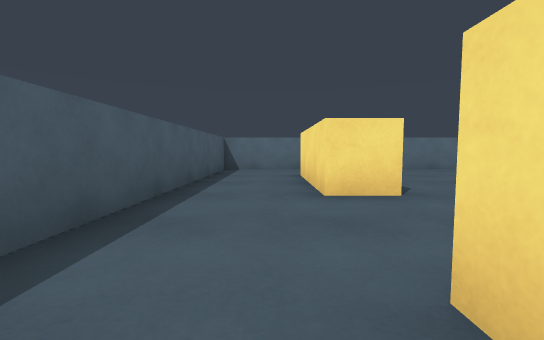
[1] (above)

19 first-person views from a walk through a scene from a Unity 3-D project. The camera is 0.58 m above the floor, tilts 4° down and sees 90° across. The floor is counted in squares, 1 m on a side. Each view is taken from the middle of a square. On the plan, view 1 faces up. The plan holds only what a view shows up to about 9 squares ahead; the rest is blank. The player is left out.

[2]
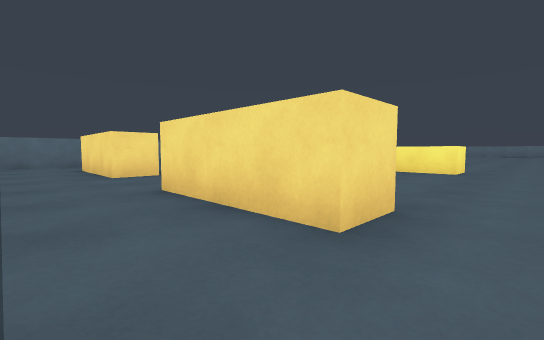

[3]
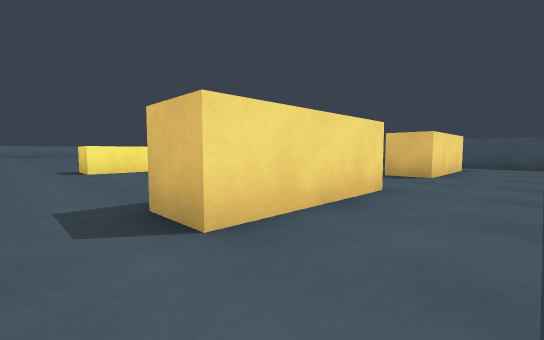

[4]
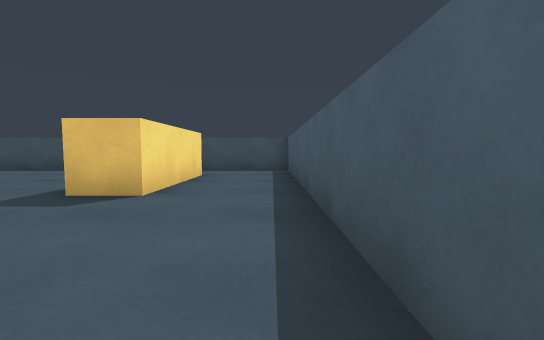

[5]
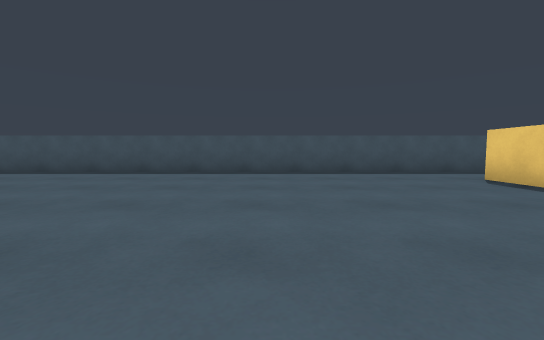

[6]
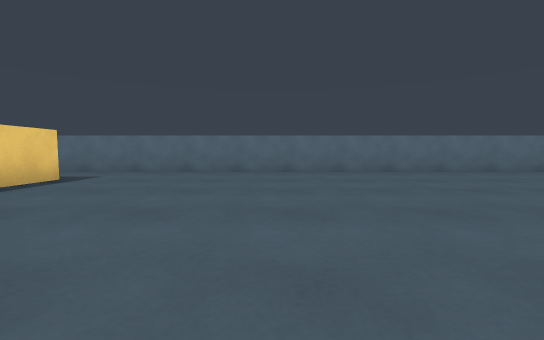

[7]
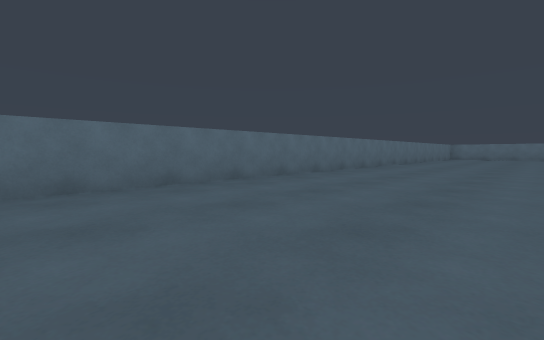

[8]
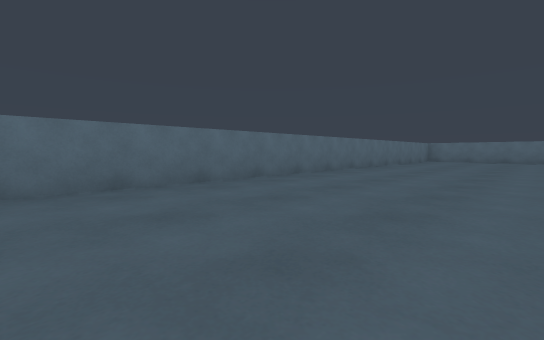

[9]
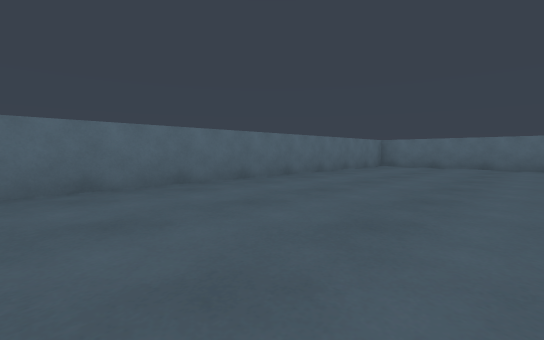

[10]
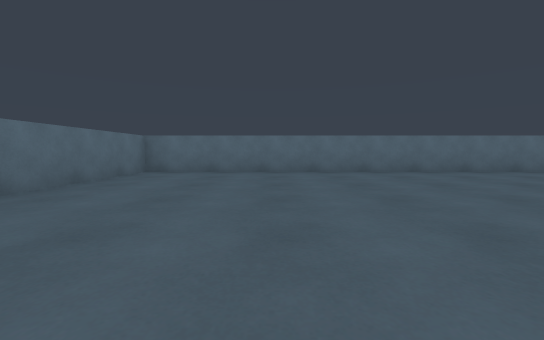

[11]
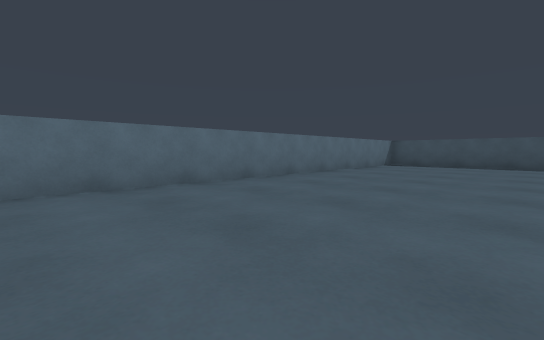

[12]
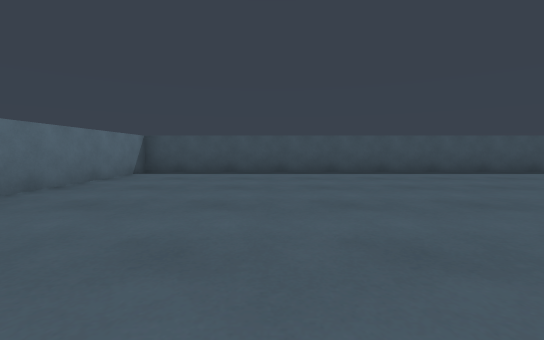

[13]
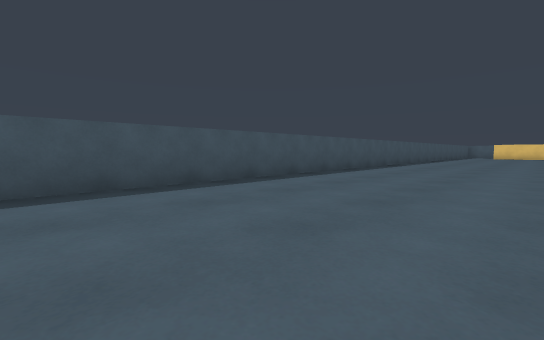

[14]
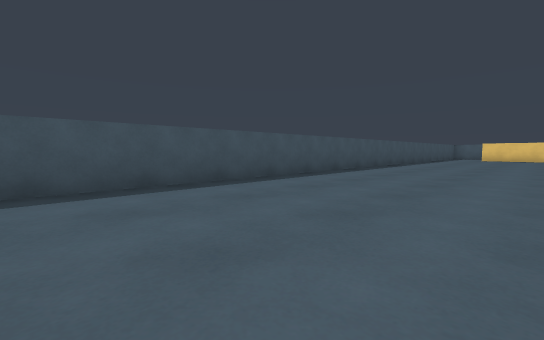

[15]
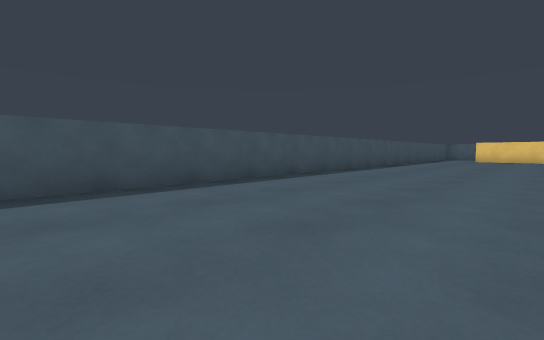

[16]
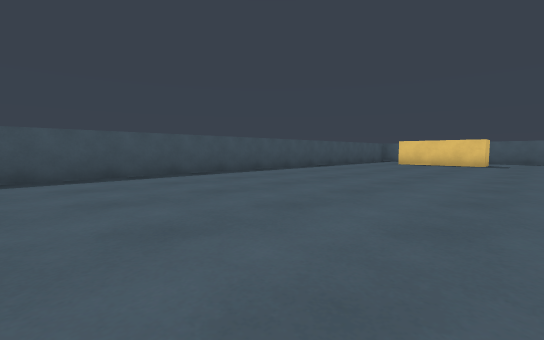

[17]
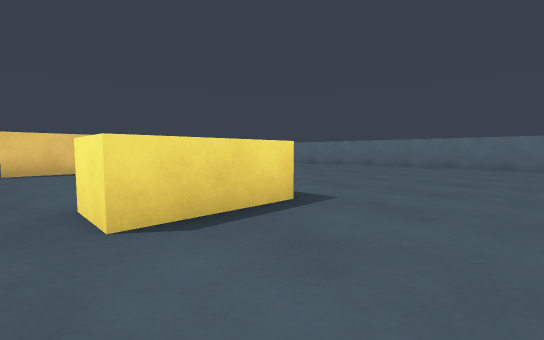

[18]
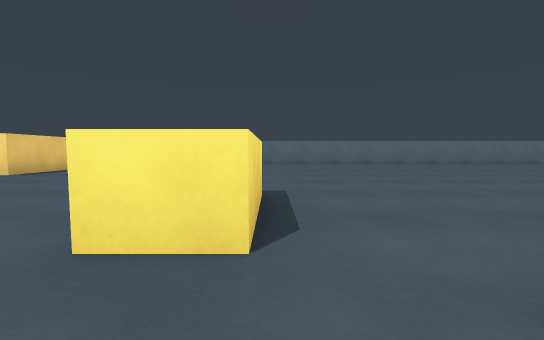

[19]
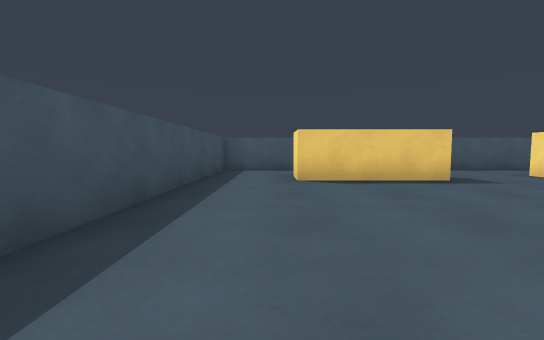

### Floor plan
Points are (right, up) in squares from view 1. A wall is a line through its corners. A room is listed if a view was taken in it or the views show most of it. See-through windows are left out.
Room 1 (views 1, 2, 3, 4, 5, 6, 7, 8, 9, 10, 11, 12, 13, 14, 15, 16, 17, 18, 19)
walls: (1.7, -0.6) (1.7, -2) (0.7, -2) (0.7, 1) (1.8, 1); (1.7, -4.5) (1.7, -7.5) (0.7, -7.5) (0.7, -4.5) (1.7, -4.5); (1.7, 6.5) (1.7, 3.5) (0.7, 3.5) (0.7, 6.5); (-1.5, 8.5) (-1.5, -9.5) (31.5, -9.5) (31.5, 8.5) (-1.5, 8.5)
objects: other object (7, -1) to (8, 0)

Positions as (right, up) in squares from view 1, and headings:
1: (0, 0), facing up
2: (-1, -3), facing up-right
3: (-1, 2), facing down-right
4: (-1, -1), facing down
5: (6, -2), facing down
6: (6, 1), facing up
7: (10, 4), facing up-right
8: (15, 4), facing up-right
9: (21, 4), facing up-right
10: (24, 5), facing right
11: (27, 2), facing down-right
12: (28, -2), facing down
13: (26, -5), facing down-left
14: (21, -5), facing down-left
15: (19, -5), facing down-left
16: (14, -3), facing down-left
17: (10, -2), facing up-left
18: (8, -3), facing up
19: (7, -8), facing left
